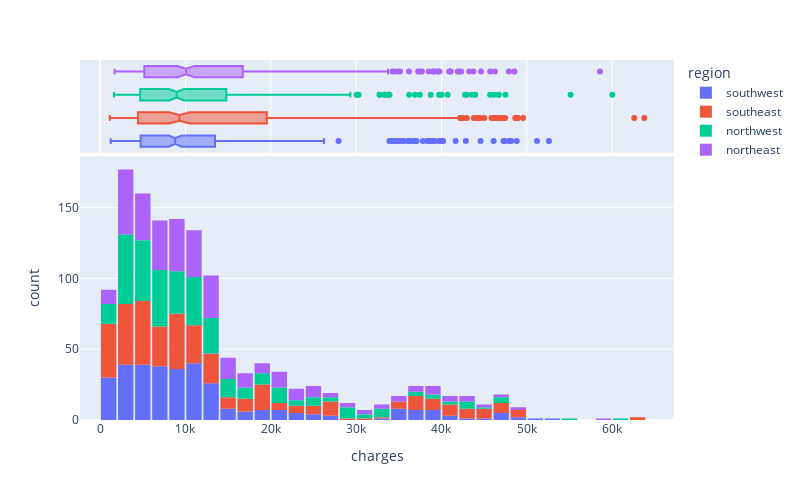

Write notebook code for a chart like this one.
### Code cell
fig = px.histogram(
    dataframe,
    x='charges',
    color='region',
    marginal='box',
    
    width=800,
    height=500
)
fig.update_layout(bargap=0.1)
fig.show()

### Figure 1 — Plotly figure (JSON) as saved in the notebook; plotly's stock layout.template omitted (floating-point values rounded to 4 significant figures; data arrays with more than 128 entries replaced by an {"elided": "..."} marker saying what was removed)
{"data": [{"alignmentgroup": "True", "bingroup": "x", "hovertemplate": "region=southwest<br>charges=%{x}<br>count=%{y}<extra></extra>", "legendgroup": "southwest", "marker": {"color": "#636efa", "pattern": {"shape": ""}}, "name": "southwest", "offsetgroup": "southwest", "orientation": "v", "showlegend": true, "type": "histogram", "x": {"elided": "325 float values"}, "xaxis": "x", "yaxis": "y"}, {"alignmentgroup": "True", "hovertemplate": "region=southwest<br>charges=%{x}<extra></extra>", "legendgroup": "southwest", "marker": {"color": "#636efa"}, "name": "southwest", "notched": true, "offsetgroup": "southwest", "showlegend": false, "type": "box", "x": {"elided": "325 float values"}, "xaxis": "x2", "yaxis": "y2"}, {"alignmentgroup": "True", "bingroup": "x", "hovertemplate": "region=southeast<br>charges=%{x}<br>count=%{y}<extra></extra>", "legendgroup": "southeast", "marker": {"color": "#EF553B", "pattern": {"shape": ""}}, "name": "southeast", "offsetgroup": "southeast", "orientation": "v", "showlegend": true, "type": "histogram", "x": {"elided": "364 float values"}, "xaxis": "x", "yaxis": "y"}, {"alignmentgroup": "True", "hovertemplate": "region=southeast<br>charges=%{x}<extra></extra>", "legendgroup": "southeast", "marker": {"color": "#EF553B"}, "name": "southeast", "notched": true, "offsetgroup": "southeast", "showlegend": false, "type": "box", "x": {"elided": "364 float values"}, "xaxis": "x2", "yaxis": "y2"}, {"alignmentgroup": "True", "bingroup": "x", "hovertemplate": "region=northwest<br>charges=%{x}<br>count=%{y}<extra></extra>", "legendgroup": "northwest", "marker": {"color": "#00cc96", "pattern": {"shape": ""}}, "name": "northwest", "offsetgroup": "northwest", "orientation": "v", "showlegend": true, "type": "histogram", "x": {"elided": "325 float values"}, "xaxis": "x", "yaxis": "y"}, {"alignmentgroup": "True", "hovertemplate": "region=northwest<br>charges=%{x}<extra></extra>", "legendgroup": "northwest", "marker": {"color": "#00cc96"}, "name": "northwest", "notched": true, "offsetgroup": "northwest", "showlegend": false, "type": "box", "x": {"elided": "325 float values"}, "xaxis": "x2", "yaxis": "y2"}, {"alignmentgroup": "True", "bingroup": "x", "hovertemplate": "region=northeast<br>charges=%{x}<br>count=%{y}<extra></extra>", "legendgroup": "northeast", "marker": {"color": "#ab63fa", "pattern": {"shape": ""}}, "name": "northeast", "offsetgroup": "northeast", "orientation": "v", "showlegend": true, "type": "histogram", "x": {"elided": "324 float values"}, "xaxis": "x", "yaxis": "y"}, {"alignmentgroup": "True", "hovertemplate": "region=northeast<br>charges=%{x}<extra></extra>", "legendgroup": "northeast", "marker": {"color": "#ab63fa"}, "name": "northeast", "notched": true, "offsetgroup": "northeast", "showlegend": false, "type": "box", "x": {"elided": "324 float values"}, "xaxis": "x2", "yaxis": "y2"}], "layout": {"bargap": 0.1, "barmode": "relative", "height": 500, "legend": {"title": {"text": "region"}, "tracegroupgap": 0}, "margin": {"t": 60}, "width": 800, "xaxis": {"anchor": "y", "domain": [0, 1], "title": {"text": "charges"}}, "xaxis2": {"anchor": "y2", "domain": [0, 1], "matches": "x", "showgrid": true, "showticklabels": false}, "yaxis": {"anchor": "x", "domain": [0, 0.7326], "title": {"text": "count"}}, "yaxis2": {"anchor": "x2", "domain": [0.7426, 1], "matches": "y2", "showgrid": false, "showline": false, "showticklabels": false, "ticks": ""}}}
